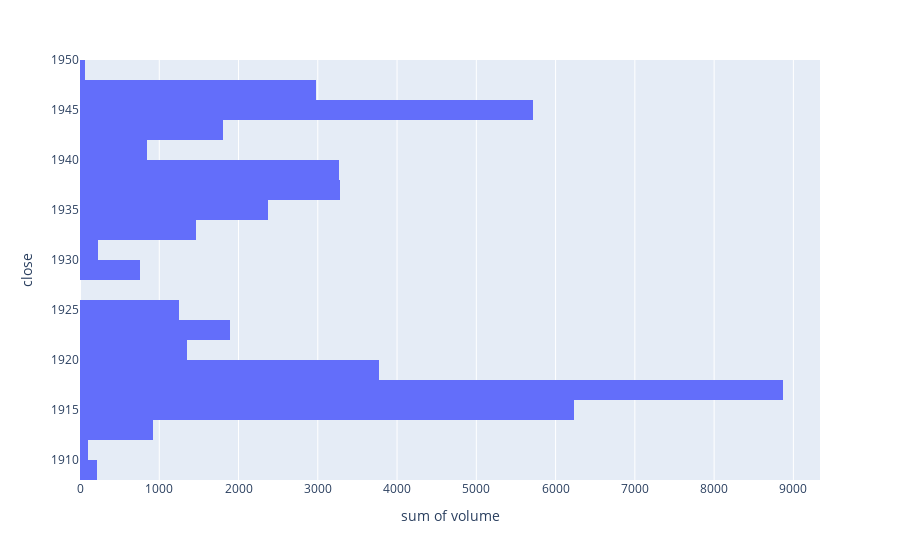

The cell this chart's notebook holds for it:
### Code cell
px.histogram(df_XUD, x='volume', y='close', nbins=25, orientation='h').show()

### Figure 1 — Plotly figure (JSON) as saved in the notebook; plotly's stock layout.template omitted (floating-point values rounded to 4 significant figures; data arrays with more than 128 entries replaced by an {"elided": "..."} marker saying what was removed)
{"data": [{"alignmentgroup": "True", "bingroup": "y", "histfunc": "sum", "hovertemplate": "sum of volume=%{x}<br>close=%{y}<extra></extra>", "legendgroup": "", "marker": {"color": "#636efa", "pattern": {"shape": ""}}, "name": "", "nbinsy": 25, "offsetgroup": "", "orientation": "h", "showlegend": false, "type": "histogram", "x": {"elided": "1000 int values"}, "xaxis": "x", "y": {"elided": "1000 float values"}, "yaxis": "y"}], "layout": {"barmode": "relative", "legend": {"tracegroupgap": 0}, "margin": {"t": 60}, "xaxis": {"anchor": "y", "domain": [0, 1], "title": {"text": "sum of volume"}}, "yaxis": {"anchor": "x", "domain": [0, 1], "title": {"text": "close"}}}}
